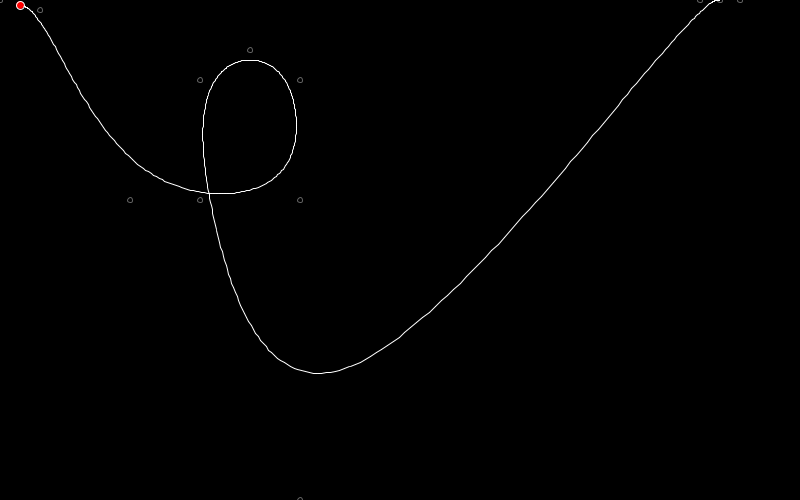
Frame 1 (no input)
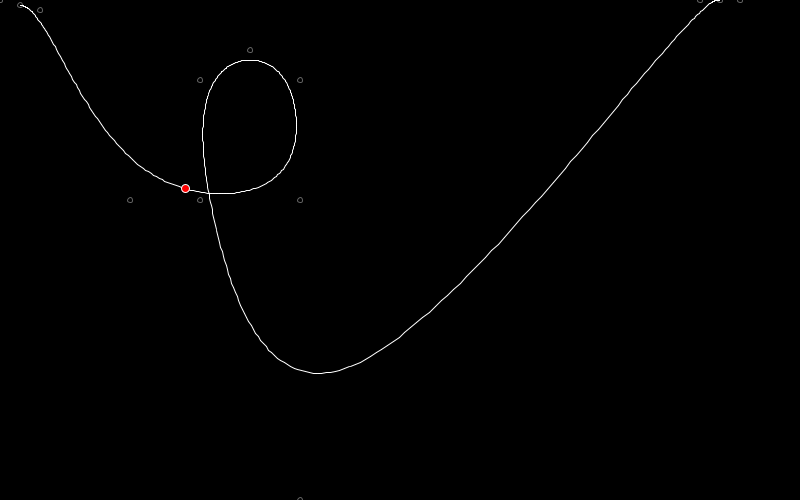
Frame 60 (the mouse pressed at the canvas centre just before this capture)
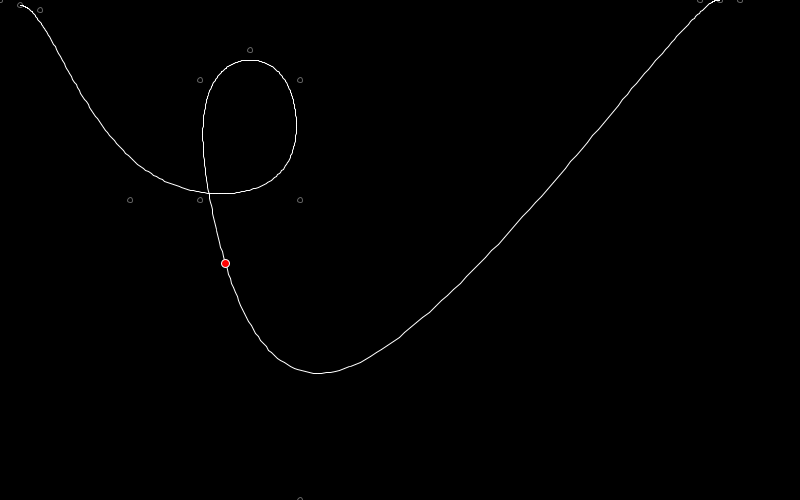
Frame 120 (the mouse held since frame 60 and released just before this capture)

The Processing sketch that drew these frames (run headless with seeded random() and noise(); from frame 60 on, the mouse is pressed at the canvas centre):

// Processing sketch: processing_84066
// ── processing_84066.pde

ArrayList<PVector> points;
float[] d;
float pos = 0;
float vel = 0;
int N = 500;
PGraphics tr;
int curIdx = 0;

void setup() {
  size(800, 500);
  points = new ArrayList<PVector>();
  tr = createGraphics(width, height, JAVA2D);
  tr.beginDraw();
  tr.background(0);
  tr.endDraw();
  
  points.add(new PVector(0,0));
  points.add(new PVector(20,5));
  points.add(new PVector(40,10));
  points.add(new PVector(130,200));
  points.add(new PVector(300,200));
  points.add(new PVector(300,80));
  points.add(new PVector(250,50));
  points.add(new PVector(200,80));
  points.add(new PVector(200,200));
  points.add(new PVector(300,500));
  points.add(new PVector(700,0));
  points.add(new PVector(720,0));
  points.add(new PVector(740,0));
  generateDists();
  drawTrack();
  reset();
}

void draw() {
  background(0);
  image(tr, 0, 0);

  if (points.size() >= 4) {

    PVector p = getPos(getu(pos));
    PVector pt = getPos(getu(pos+0.1));
    PVector tng = PVector.sub(pt, p);
    tng.normalize();
    vel += tng.y/4.;
    pos += vel;
    if (pos > d[d.length-1]-0.2) {
      reset();
    }
    stroke(255);
    fill(255, 0, 0);
    ellipse(p.x, p.y, 8, 8);
  }
}

void reset() {
  pos = 0;
  vel = 0;
  curIdx = 0;
}

void mouseReleased() {
  points.add(new PVector(mouseX, mouseY));
  if (points.size() >= 4) {
    generateDists();
  }
  drawTrack();
}

void drawTrack() {
  tr.beginDraw();
  tr.background(0);
  tr.stroke(100);
  tr.noFill();
  for (int i = 0; i < points.size(); i++) {
    tr.ellipse(points.get(i).x, points.get(i).y, 5, 5);
  }
  if (points.size() >= 4) {
    for (int i = 0; i < points.size()-3; i++) {      
      for (int j = 0; j < 50; j++) {
        PVector prev = getPos(i+j/50.1);
        PVector cur = getPos(i+(j+1)/50.1);
        tr.stroke(255);
        tr.line(prev.x, prev.y, cur.x, cur.y);
      }
    }
  }
  tr.endDraw();
}

void generateDists() {
  d = new float[(points.size()-3)*N];
  d[0]=0;
  for (int i = 1; i<d.length; i++) {
    PVector prev = getPos((i-1)/(N+0.01));
    PVector cur = getPos(i/(N+0.01));
    d[i] = d[i-1] + dist(prev.x, prev.y, cur.x, cur.y);
  }
}

PVector getPos(float u) {
  int i = int(u);
  PVector p0 = points.get(i);
  PVector p1 = points.get(i+1);
  PVector p2 = points.get(i+2);
  PVector p3 = points.get(i+3);
  float x = blendFunction(p0.x, p1.x, p2.x, p3.x, u-i);
  float y = blendFunction(p0.y, p1.y, p2.y, p3.y, u-i);
  return new PVector(x, y);
}

float getu(float l) {
  int idx = -1;
  if (vel >= 0) {
    for (int i = curIdx; i < d.length; i++) {
      if (d[i] > l) {
        idx = i;
        break;
      }
    }
  }
  else {
    for (int i = curIdx+1; i >= 0; i--) {
      if (d[i] < l) {
        idx = i+1;
        break;
      }
    }
  }
  curIdx = idx;
  if (idx <= 0) {
    reset();
    idx = 1;
  }
  float fac = (l-d[idx-1])/(d[idx] - d[idx-1]);
  return (idx-1+fac)/N;
}

float blendFunction(float p0, float p1, float p2, float p3, float t) {
  float g0 = -1*p0 + 3*p1 - 3*p2 + 1*p3;
  float g1 =  3*p0 - 6*p1 + 3*p2;
  float g2 = -3*p0 + 3*p2;
  float g3 = 1*p0 + 4*p1 + 1*p2;
  return (g0*t*t*t + g1*t*t + g2*t + g3)/6;
}

void keyPressed() {
  points.clear();
  drawTrack();
  d=null;
  reset();
}
